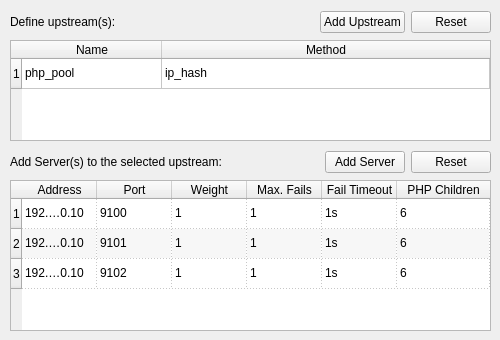
     <widget class="QWidget" name="nginx_tab_upstream">
      <attribute name="title">
       <string>Upstream</string>
      </attribute>
      <widget class="QTableWidget" name="tableWidget_Nginx_Upstreams">
       <property name="enabled">
        <bool>true</bool>
       </property>
       <property name="geometry">
        <rect>
         <x>10</x>
         <y>40</y>
         <width>481</width>
         <height>101</height>
        </rect>
       </property>
       <property name="minimumSize">
        <size>
         <width>481</width>
         <height>0</height>
        </size>
       </property>
       <property name="horizontalScrollBarPolicy">
        <enum>Qt::ScrollBarAlwaysOff</enum>
       </property>
       <property name="alternatingRowColors">
        <bool>true</bool>
       </property>
       <property name="selectionMode">
        <enum>QAbstractItemView::SingleSelection</enum>
       </property>
       <property name="selectionBehavior">
        <enum>QAbstractItemView::SelectRows</enum>
       </property>
       <property name="textElideMode">
        <enum>Qt::ElideLeft</enum>
       </property>
       <attribute name="horizontalHeaderCascadingSectionResizes">
        <bool>false</bool>
       </attribute>
       <attribute name="horizontalHeaderDefaultSectionSize">
        <number>140</number>
       </attribute>
       <attribute name="horizontalHeaderHighlightSections">
        <bool>true</bool>
       </attribute>
       <attribute name="horizontalHeaderMinimumSectionSize">
        <number>140</number>
       </attribute>
       <attribute name="horizontalHeaderShowSortIndicator" stdset="0">
        <bool>false</bool>
       </attribute>
       <attribute name="horizontalHeaderStretchLastSection">
        <bool>true</bool>
       </attribute>
       <attribute name="verticalHeaderDefaultSectionSize">
        <number>30</number>
       </attribute>
       <row>
        <property name="text">
         <string>1</string>
        </property>
       </row>
       <column>
        <property name="text">
         <string>Name</string>
        </property>
       </column>
       <column>
        <property name="text">
         <string>Method</string>
        </property>
       </column>
       <item row="0" column="0">
        <property name="text">
         <string>php_pool</string>
        </property>
       </item>
       <item row="0" column="1">
        <property name="text">
         <string>ip_hash</string>
        </property>
       </item>
      </widget>
      <widget class="QTableWidget" name="tableWidget_Nginx_Servers">
       <property name="geometry">
        <rect>
         <x>10</x>
         <y>180</y>
         <width>481</width>
         <height>151</height>
        </rect>
       </property>
       <property name="frameShape">
        <enum>QFrame::StyledPanel</enum>
       </property>
       <property name="frameShadow">
        <enum>QFrame::Sunken</enum>
       </property>
       <property name="horizontalScrollBarPolicy">
        <enum>Qt::ScrollBarAlwaysOff</enum>
       </property>
       <property name="sizeAdjustPolicy">
        <enum>QAbstractScrollArea::AdjustIgnored</enum>
       </property>
       <property name="alternatingRowColors">
        <bool>true</bool>
       </property>
       <property name="selectionMode">
        <enum>QAbstractItemView::SingleSelection</enum>
       </property>
       <property name="textElideMode">
        <enum>Qt::ElideMiddle</enum>
       </property>
       <property name="showGrid">
        <bool>true</bool>
       </property>
       <property name="gridStyle">
        <enum>Qt::DotLine</enum>
       </property>
       <property name="wordWrap">
        <bool>false</bool>
       </property>
       <property name="cornerButtonEnabled">
        <bool>true</bool>
       </property>
       <attribute name="horizontalHeaderDefaultSectionSize">
        <number>75</number>
       </attribute>
       <attribute name="horizontalHeaderMinimumSectionSize">
        <number>40</number>
       </attribute>
       <attribute name="horizontalHeaderStretchLastSection">
        <bool>true</bool>
       </attribute>
       <attribute name="verticalHeaderStretchLastSection">
        <bool>false</bool>
       </attribute>
       <row>
        <property name="text">
         <string>1</string>
        </property>
       </row>
       <row>
        <property name="text">
         <string>2</string>
        </property>
       </row>
       <row>
        <property name="text">
         <string>3</string>
        </property>
       </row>
       <column>
        <property name="text">
         <string>Address</string>
        </property>
       </column>
       <column>
        <property name="text">
         <string>Port</string>
        </property>
       </column>
       <column>
        <property name="text">
         <string>Weight</string>
        </property>
       </column>
       <column>
        <property name="text">
         <string>Max. Fails</string>
        </property>
       </column>
       <column>
        <property name="text">
         <string>Fail Timeout</string>
        </property>
       </column>
       <column>
        <property name="text">
         <string>PHP Children</string>
        </property>
       </column>
       <item row="0" column="0">
        <property name="text">
         <string>192.168.0.10</string>
        </property>
       </item>
       <item row="0" column="1">
        <property name="text">
         <string>9100</string>
        </property>
       </item>
       <item row="0" column="2">
        <property name="text">
         <string>1</string>
        </property>
       </item>
       <item row="0" column="3">
        <property name="text">
         <string>1</string>
        </property>
       </item>
       <item row="0" column="4">
        <property name="text">
         <string>1s</string>
        </property>
       </item>
       <item row="0" column="5">
        <property name="text">
         <string>6</string>
        </property>
       </item>
       <item row="1" column="0">
        <property name="text">
         <string>192.168.0.10</string>
        </property>
       </item>
       <item row="1" column="1">
        <property name="text">
         <string>9101</string>
        </property>
       </item>
       <item row="1" column="2">
        <property name="text">
         <string>1</string>
        </property>
       </item>
       <item row="1" column="3">
        <property name="text">
         <string>1</string>
        </property>
       </item>
       <item row="1" column="4">
        <property name="text">
         <string>1s</string>
        </property>
       </item>
       <item row="1" column="5">
        <property name="text">
         <string>6</string>
        </property>
       </item>
       <item row="2" column="0">
        <property name="text">
         <string>192.168.0.10</string>
        </property>
       </item>
       <item row="2" column="1">
        <property name="text">
         <string>9102</string>
        </property>
       </item>
       <item row="2" column="2">
        <property name="text">
         <string>1</string>
        </property>
       </item>
       <item row="2" column="3">
        <property name="text">
         <string>1</string>
        </property>
       </item>
       <item row="2" column="4">
        <property name="text">
         <string>1s</string>
        </property>
       </item>
       <item row="2" column="5">
        <property name="text">
         <string>6</string>
        </property>
       </item>
      </widget>
      <widget class="QWidget" name="layoutWidget_Nginx_Upstream">
       <property name="geometry">
        <rect>
         <x>10</x>
         <y>10</y>
         <width>481</width>
         <height>25</height>
        </rect>
       </property>
       <layout class="QGridLayout" name="gridLayout_11">
        <item row="0" column="2">
         <widget class="QPushButton" name="pushButton_Nginx_Upstream_AddUpstream">
          <property name="text">
           <string>Add Upstream</string>
          </property>
         </widget>
        </item>
        <item row="0" column="4">
         <widget class="QPushButton" name="pushButton_Nginx_Reset_Upstreams">
          <property name="text">
           <string>Reset</string>
          </property>
         </widget>
        </item>
        <item row="0" column="0">
         <widget class="QLabel" name="label_Nginx_AddUpstream">
          <property name="text">
           <string>Define upstream(s):</string>
          </property>
         </widget>
        </item>
        <item row="0" column="1">
         <spacer name="horizontalSpacer_Nginx_AddUpstream">
          <property name="orientation">
           <enum>Qt::Horizontal</enum>
          </property>
          <property name="sizeHint" stdset="0">
           <size>
            <width>40</width>
            <height>20</height>
           </size>
          </property>
         </spacer>
        </item>
       </layout>
      </widget>
      <widget class="QWidget" name="layoutWidget_Nginx">
       <property name="geometry">
        <rect>
         <x>10</x>
         <y>150</y>
         <width>481</width>
         <height>25</height>
        </rect>
       </property>
       <layout class="QGridLayout" name="gridLayout">
        <item row="0" column="0">
         <widget class="QLabel" name="label_Nginx_AddServer">
          <property name="text">
           <string>Add Server(s) to the selected upstream:</string>
          </property>
         </widget>
        </item>
        <item row="0" column="4">
         <widget class="QPushButton" name="pushButton_Nginx_Reset_Servers">
          <property name="text">
           <string>Reset</string>
          </property>
         </widget>
        </item>
        <item row="0" column="2">
         <widget class="QPushButton" name="pushButton_Nginx_Upstream_AddServer">
          <property name="text">
           <string>Add Server</string>
          </property>
         </widget>
        </item>
        <item row="0" column="1">
         <spacer name="horizontalSpacer_Nginx_AddServer">
          <property name="orientation">
           <enum>Qt::Horizontal</enum>
          </property>
          <property name="sizeHint" stdset="0">
           <size>
            <width>40</width>
            <height>20</height>
           </size>
          </property>
         </spacer>
        </item>
       </layout>
      </widget>
     </widget>
